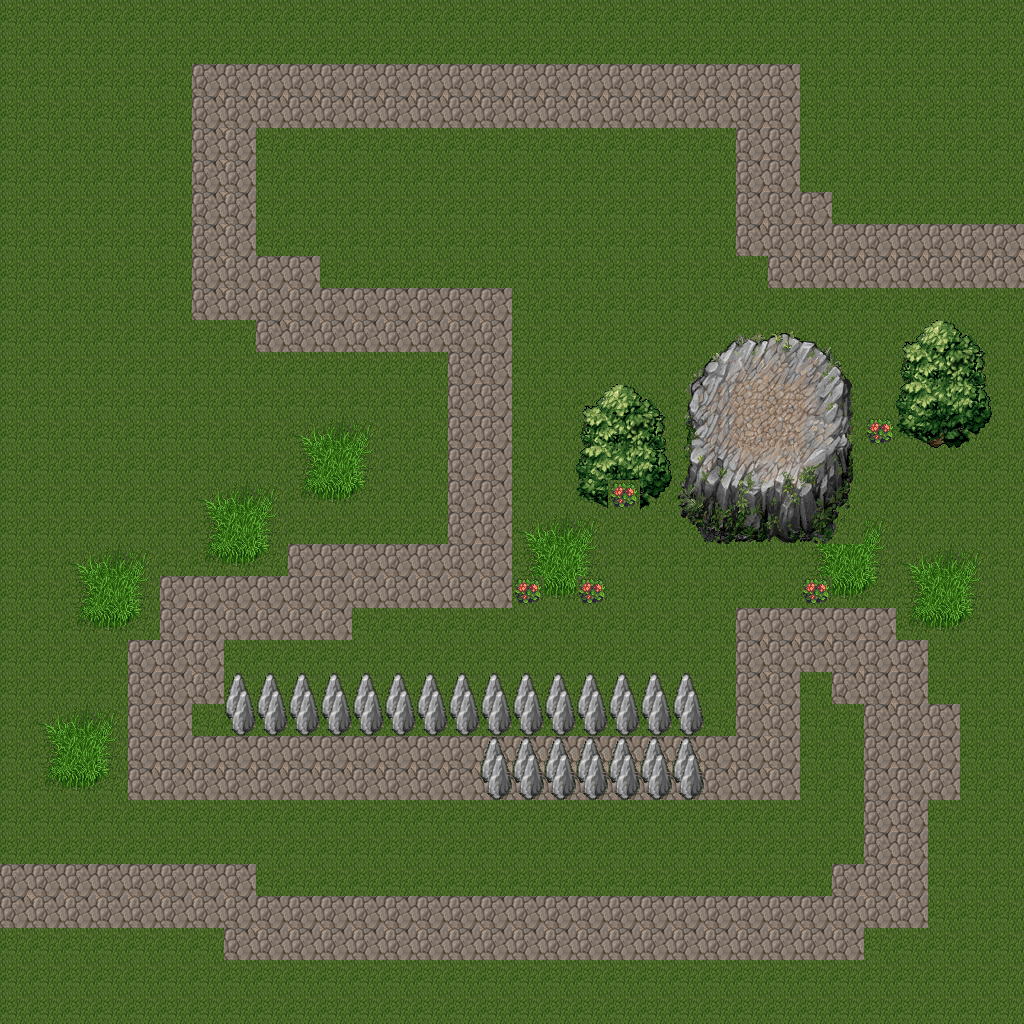

This game map was drawn from its Tiled (.tmx) file and the tilesets committed beside it. A one-line description and the trimmed map source follow:
An orthogonal 32x32 tile map with 32x32 px tiles, 3 tile layers (Tile Layer 1, Tile Layer 2, Tile Layer 3).

<map version="1.0" orientation="orthogonal" width="32" height="32" tilewidth="32" tileheight="32">
 <tileset firstgid="1" name="tiletest" tilewidth="32" tileheight="32">
  <image source="tile.png" width="512" height="512" />
 </tileset>
 <layer name="Tile Layer 1" width="32" height="32">
  <data>[1024 cells, 1024 non-empty, 5 distinct tile ids]</data>
 </layer>
 <layer name="Tile Layer 2" width="32" height="32">
  <data>[1024 cells, 172 non-empty, 66 distinct tile ids]</data>
 </layer>
 <layer name="Tile Layer 3" width="32" height="32">
  <data>[1024 cells, 0 non-empty, 0 distinct tile ids]</data>
 </layer>
</map>
